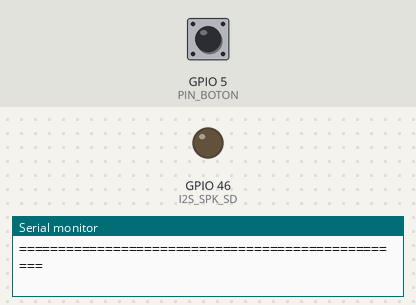
Simulated run of this sketch. Board: ESP32. Parts: output pins drawn as LEDs (lit = HIGH), the last lines printed to the serial monitor. Inputs (shaded band) come from the test bench; at power-on: GPIO 5 (PIN_BOTON) HIGH. I2S audio is not simulated (input reads silence).

Above: at 1.2 s.
1.3 s: GPIO 5 (PIN_BOTON) pulled LOW for 0.15 s
At 1.43 s:
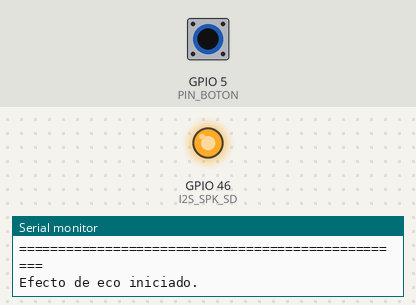
3.0 s: GPIO 5 (PIN_BOTON) pulled LOW for 3.2 s
At 7.6 s:
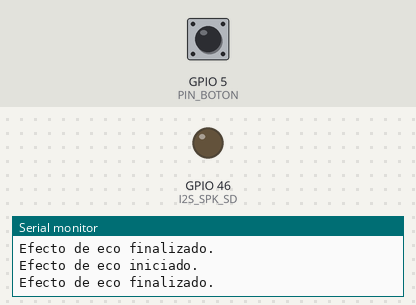
Timing chart, 0 to 9.1 s (numbered marks = the images above; inputs shaded):
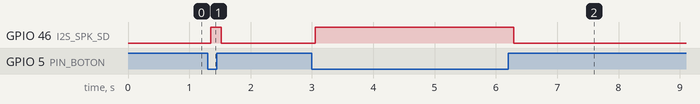

The sketch:

codigo_final_tarea5.ino
```cpp
#include <Arduino.h>
#include <stdint.h>
#include <stddef.h>
#include <string.h>
#include "driver/i2s.h"

// ============================================================
// ASIGNACION DE PINES
// ============================================================
#define PIN_BOTON 5

// Pines I2S para el Microfono (RX - I2S_NUM_0)
#define I2S_MIC_BCLK 18
#define I2S_MIC_LRC  17
#define I2S_MIC_DIN  15

// Pines I2S para el Altavoz / Amplificador (TX - I2S_NUM_1)
#define I2S_SPK_BCLK 3
#define I2S_SPK_LRC  8
#define I2S_SPK_DOUT 16
#define I2S_SPK_SD   46

// ============================================================
// CONFIGURACION GENERAL DE AUDIO
// ============================================================
const uint32_t TASA_MUESTREO = 16000;

// Cantidad de muestras de audio por cada ciclo de lectura/escritura DMA
const size_t MUESTRAS_POR_BLOQUE = 512;

// Tamano en bytes para lectura de 32 bits (4 bytes por muestra)
const size_t TAMANO_BUFFER_RX_BYTES = MUESTRAS_POR_BLOQUE * sizeof(int32_t);

// Tamano en bytes para escritura de 16 bits (2 bytes por muestra)
const size_t TAMANO_BUFFER_TX_BYTES = MUESTRAS_POR_BLOQUE * sizeof(int16_t);

// Arreglos estaticos de transferencia I2S
static int32_t buffer_rx_32bits[MUESTRAS_POR_BLOQUE];
static int16_t buffer_tx_16bits[MUESTRAS_POR_BLOQUE];

// ============================================================
// PARAMETROS Y BUFFER CIRCULAR PARA EL EFECTO LTI DE ECO (TAREA 5)
// ============================================================
// Capacidad maxima del buffer circular: 300 ms a 16 kHz = 4800 muestras (9.6 KB)
#define MAX_MUESTRAS_RETARDO 4800

// Parametros ajustables del efecto
static float TIEMPO_ECO_SEGUNDOS = 0.300f; // Retardo ajustable: 150 ms
static float GANANCIA_ECO_ALPHA   = 0.80f;  // Coeficiente alpha (atenuacion de la reflexion)

// Buffer circular estatico y puntero de escritura
static int16_t buffer_circular_retardo[MAX_MUESTRAS_RETARDO];
static size_t indice_escritura_circular = 0;
static size_t muestras_retardo_d = 0;

// ============================================================
// DECLARACION DE FUNCIONES
// ============================================================
void configurar_pines();
void configurar_microfono_i2s();
void configurar_altavoz_i2s();
void inicializar_buffer_eco();
void actualizar_parametros_eco(float tiempo_segundos, float ganancia_alpha);
void procesar_audio_con_eco();

// ============================================================
// SETUP
// ============================================================
void setup() {
    Serial.begin(115200);

    configurar_pines();
    configurar_microfono_i2s();
    configurar_altavoz_i2s();
    inicializar_buffer_eco();

    Serial.println("==================================================");
    Serial.println("Sistema iniciado con efecto de Eco LTI (Tarea 5).");
    Serial.printf("Retardo inicial: %.0f ms | Ganancia alpha: %.2f\n",
                  TIEMPO_ECO_SEGUNDOS * 1000.0f, GANANCIA_ECO_ALPHA);
    Serial.println("Presione el boton para procesar audio en tiempo real.");
    Serial.println("==================================================");
}

// ============================================================
// LOOP PRINCIPAL
// ============================================================
void loop() {
    // Si el boton esta presionado (activo en bajo)
    if (digitalRead(PIN_BOTON) == LOW) {
        delay(50); // Antirrebote simple
        if (digitalRead(PIN_BOTON) == LOW) {
            procesar_audio_con_eco();
        }
    }

    delay(5);
}

// ============================================================
// INICIALIZACION Y GESTION DEL BUFFER DE ECO
// ============================================================
void inicializar_buffer_eco() {
    size_t i;
    for (i = 0; i < MAX_MUESTRAS_RETARDO; i++) {
        buffer_circular_retardo[i] = 0;
    }
    indice_escritura_circular = 0;
    actualizar_parametros_eco(TIEMPO_ECO_SEGUNDOS, GANANCIA_ECO_ALPHA);
}

void actualizar_parametros_eco(float tiempo_segundos, float ganancia_alpha) {
    // D = round(Td * Fs)
    size_t d_calculado = (size_t)(tiempo_segundos * (float)TASA_MUESTREO);

    // Limitar al tamano maximo del buffer estatico
    if (d_calculado >= MAX_MUESTRAS_RETARDO) {
        d_calculado = MAX_MUESTRAS_RETARDO - 1;
    }

    muestras_retardo_d = d_calculado;
    GANANCIA_ECO_ALPHA = ganancia_alpha;
}

// ============================================================
// CONFIGURACION DE PINES GPIO
// ============================================================
void configurar_pines() {
    pinMode(PIN_BOTON, INPUT_PULLUP);

    // Pin de Shutdown del amplificador (LOW = apagado, HIGH = habilitado)
    pinMode(I2S_SPK_SD, OUTPUT);
    digitalWrite(I2S_SPK_SD, LOW);
}

// ============================================================
// CONFIGURACION I2S DEL MICROFONO (RX - PUERTO 0)
// ============================================================
void configurar_microfono_i2s() {
    i2s_config_t configuracion_i2s_rx = {
        .mode = (i2s_mode_t)(I2S_MODE_MASTER | I2S_MODE_RX),
        .sample_rate = TASA_MUESTREO,
        .bits_per_sample = I2S_BITS_PER_SAMPLE_32BIT,
        .channel_format = I2S_CHANNEL_FMT_ONLY_LEFT,
        .communication_format = I2S_COMM_FORMAT_STAND_I2S,
        .intr_alloc_flags = 0,
        .dma_buf_count = 8,
        .dma_buf_len = 256,
        .use_apll = false,
        .tx_desc_auto_clear = false,
        .fixed_mclk = 0
    };

    i2s_pin_config_t pines_rx = {
        .bck_io_num = I2S_MIC_BCLK,
        .ws_io_num = I2S_MIC_LRC,
        .data_out_num = I2S_PIN_NO_CHANGE,
        .data_in_num = I2S_MIC_DIN
    };

    i2s_driver_install(I2S_NUM_0, &configuracion_i2s_rx, 0, NULL);
    i2s_set_pin(I2S_NUM_0, &pines_rx);
}

// ============================================================
// CONFIGURACION I2S DEL ALTAVOZ (TX - PUERTO 1)
// ============================================================
void configurar_altavoz_i2s() {
    i2s_config_t configuracion_i2s_tx = {
        .mode = (i2s_mode_t)(I2S_MODE_MASTER | I2S_MODE_TX),
        .sample_rate = TASA_MUESTREO,
        .bits_per_sample = I2S_BITS_PER_SAMPLE_16BIT,
        .channel_format = I2S_CHANNEL_FMT_ONLY_LEFT,
        .communication_format = I2S_COMM_FORMAT_STAND_I2S,
        .intr_alloc_flags = 0,
        .dma_buf_count = 8,
        .dma_buf_len = 256,
        .use_apll = false,
        .tx_desc_auto_clear = true,
        .fixed_mclk = 0
    };

    i2s_pin_config_t pines_tx = {
        .bck_io_num = I2S_SPK_BCLK,
        .ws_io_num = I2S_SPK_LRC,
        .data_out_num = I2S_SPK_DOUT,
        .data_in_num = I2S_PIN_NO_CHANGE
    };

    i2s_driver_install(I2S_NUM_1, &configuracion_i2s_tx, 0, NULL);
    i2s_set_pin(I2S_NUM_1, &pines_tx);
}

// ============================================================
// PROCESAMIENTO CON RETARDO/ECO LTI EN TIEMPO REAL
// ============================================================
void procesar_audio_con_eco() {
    Serial.println("Efecto de eco iniciado.");

    // Habilitar el amplificador (pin SD en HIGH)
    digitalWrite(I2S_SPK_SD, HIGH);
    delay(20);

    size_t bytes_leidos = 0;
    size_t bytes_escritos = 0;
    const float FACTOR_GANANCIA_ENTRADA = 0.40f;

    while (digitalRead(PIN_BOTON) == LOW) {

        // 1. Lectura de muestras crudas de 32 bits desde el microfono
        i2s_read(
            I2S_NUM_0,
            (void*)buffer_rx_32bits,
            TAMANO_BUFFER_RX_BYTES,
            &bytes_leidos,
            portMAX_DELAY
        );

        size_t muestras_leidas = bytes_leidos / sizeof(int32_t);

        // 2. Procesamiento muestra a muestra aplicando la convolucion con h[n]
        for (size_t indice = 0; indice < muestras_leidas; indice++) {
            int32_t muestra_32 = buffer_rx_32bits[indice];

            // Alineacion de 32 a 16 bits y atenuacion del microfono
            int32_t muestra_base = muestra_32 >> 15;
            float muestra_flotante = (float)muestra_base * FACTOR_GANANCIA_ENTRADA;
            int16_t x_n = (int16_t)muestra_flotante;

            // --- ETAPA DE RETARDO MEDIANTE BUFFER CIRCULAR ---
            // Calculo del indice de lectura: (indice_escritura - D + MAX) % MAX
            size_t indice_lectura = 0;
            if (indice_escritura_circular >= muestras_retardo_d) {
                indice_lectura = indice_escritura_circular - muestras_retardo_d;
            } else {
                indice_lectura = (indice_escritura_circular + MAX_MUESTRAS_RETARDO) - muestras_retardo_d;
            }

            // Lectura de la muestra pasada x[n - D]
            int16_t x_retardada = buffer_circular_retardo[indice_lectura];

            // Almacenamiento de la muestra actual x[n] en el buffer circular
            buffer_circular_retardo[indice_escritura_circular] = x_n;

            // Incremento y envoltura del puntero circular de escritura
            indice_escritura_circular = indice_escritura_circular + 1;
            if (indice_escritura_circular >= MAX_MUESTRAS_RETARDO) {
                indice_escritura_circular = 0;
            }

            // --- EVALUACION DE LA ECUACION EN DIFERENCIAS LTI ---
            // y[n] = x[n] + alpha * x[n - D]
            float componente_directa = (float)x_n;
            float componente_eco     = GANANCIA_ECO_ALPHA * (float)x_retardada;
            float suma_y             = componente_directa + componente_eco;

            // Saturacion para evitar distorsion por desbordamiento de 16 bits
            if (suma_y > 32767.0f) {
                suma_y = 32767.0f;
            } else if (suma_y < -32768.0f) {
                suma_y = -32768.0f;
            }

            buffer_tx_16bits[indice] = (int16_t)suma_y;
        }

        // 3. Envio del bloque procesado de 16 bits hacia el amplificador
        size_t bytes_a_enviar = muestras_leidas * sizeof(int16_t);

        if (bytes_a_enviar > 0) {
            i2s_write(
                I2S_NUM_1,
                (const void*)buffer_tx_16bits,
                bytes_a_enviar,
                &bytes_escritos,
                portMAX_DELAY
            );
        }
    }

    // Limpieza de buffers y apagado del amplificador al soltar el boton
    i2s_zero_dma_buffer(I2S_NUM_1);
    inicializar_buffer_eco(); // Limpia el buffer circular para evitar colas de eco residuales
    delay(50);
    digitalWrite(I2S_SPK_SD, LOW);

    Serial.println("Efecto de eco finalizado.");
}
```

Measured:
- after the input at 1.3 s, GPIO 46 (I2S_SPK_SD): LOW → HIGH after 0.05 s, → LOW 0.17 s later
- after the input at 3.0 s, GPIO 46 (I2S_SPK_SD): LOW → HIGH after 0.05 s, → LOW 3.2 s later
